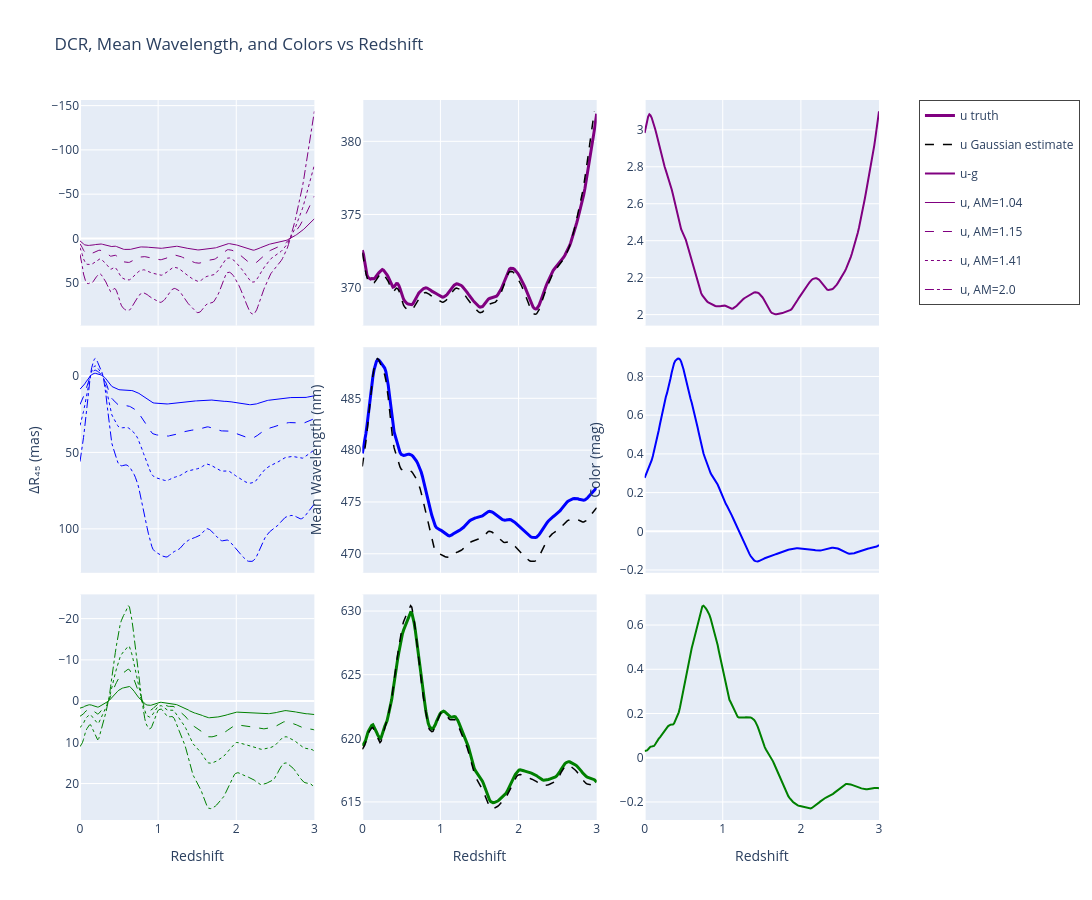

Here is the notebook cell this chart was saved with:
### Code cell
import numpy as np
import plotly.graph_objects as go
from plotly.subplots import make_subplots

# --- Setup ---
templates = generate_templates(reference_temperature=4500, sigma=100)

linestyles = {
    15: 'solid',
    30: 'dash',
    45: 'dot',
    60: 'dashdot'
}

filter_to_plot = ['u', 'g', 'r']
phot_colors = ['u-g', 'g-r', 'r-i']

nrows = len(filter_to_plot)
ncols = 3

fig = make_subplots(
    rows=nrows,
    cols=ncols,
    shared_xaxes=True,
    horizontal_spacing=0.06,
    vertical_spacing=0.03,
)

# --- Main loops ---
for i, band in enumerate(filter_to_plot):
    
    mask = ~np.isnan(DCR1[band][45][:,0])
    R0 = DCR1[band][45][mask][:,0] - DCR1[band][45][mask][:,1]

    # -------------------------------------------------------
    # Column 2: mean wavelength vs redshift
    # -------------------------------------------------------
    fig.add_trace(
        go.Scatter(
            x=redshifts[mask],
            y=mean_wavelength[band][mask],
            mode='lines',
            line=dict(color=colors[band], width=3),
            name=f"{band} truth",
            legendgroup=f"{band}_truth",
            showlegend=(i == 0)   # only show once
        ),
        row=i+1, col=2
    )
    
    fig.add_trace(
        go.Scatter(
            x=redshifts[mask],
            y=estimate_mean_wave(R0, band, *templates),
            mode='lines',
            line=dict(color='black', width=1.5, dash='dash'),
            name=f"{band} Gaussian estimate",
            legendgroup=f"{band}_estimate",
            showlegend=(i == 0)
        ),
        row=i+1, col=2
    )

    # -------------------------------------------------------
    # Column 3: colors (u-g, g-r, r-i)
    # -------------------------------------------------------
    fig.add_trace(
        go.Scatter(
            x=redshifts[mask],
            y=color_mags[phot_colors[i]][mask],
            mode='lines',
            line=dict(color=colors[band], width=2),
            name=f"{phot_colors[i]}",
            legendgroup=f"{phot_colors[i]}",
            showlegend=(i == 0)
        ),
        row=i+1, col=3
    )

    # -------------------------------------------------------
    # Column 1: ΔR for multiple zenith angles
    # -------------------------------------------------------
    for zen in zeniths:
        fig.add_trace(
            go.Scatter(
                x=redshifts[mask],
                y=(DCR1[band][zen][mask][:,0] - DCR1[band][zen][mask][:,1]) * 1000,
                mode='lines',
                line=dict(color=colors[band], width=1.0, dash=linestyles[zen]),
                name=f"{band}, AM={np.round(1/np.cos(zen*np.pi/180),2)}",
                legendgroup=f"{band}_{zen}",
                showlegend=(i == 0)
            ),
            row=i+1, col=1
        )

    # Invert y-axis for ΔR column
    fig.update_yaxes(autorange="reversed", row=i+1, col=1)

    # Same y-limits
    fig.update_yaxes(range=[120, -80], row=i+1, col=1)

# -------------------------------------------------------
# Global axis labels (equivalent to Matplotlib version)
# -------------------------------------------------------

# Central row y-labels
for col, label in zip([1,2,3], [
    r"ΔR₄₅ (mas)",
    "Mean Wavelength (nm)",
    "Color (mag)"
]):
    fig.update_yaxes(title_text=label, row=nrows//2 + 1, col=col)

# Bottom row x-labels
for col in [1,2,3]:
    fig.update_xaxes(title_text="Redshift", row=nrows, col=col)

# -------------------------------------------------------
# Figure layout
# -------------------------------------------------------
fig.update_layout(
    width=1500,
    height=900,
    title="DCR, Mean Wavelength, and Colors vs Redshift",
    legend=dict(
        x=1.05,
        y=1.0,
        borderwidth=1,
        bgcolor="rgba(255,255,255,0.7)"
    )
)

fig.show()

### Figure 1 — Plotly figure (JSON) as saved in the notebook; plotly's stock layout.template omitted (floating-point values rounded to 4 significant figures; data arrays with more than 128 entries replaced by an {"elided": "..."} marker saying what was removed)
{"data": [{"legendgroup": "u_truth", "line": {"color": "purple", "width": 3}, "mode": "lines", "name": "u truth", "showlegend": true, "type": "scatter", "x": {"elided": "200 float values"}, "xaxis": "x2", "y": {"elided": "200 float values"}, "yaxis": "y2"}, {"legendgroup": "u_estimate", "line": {"color": "black", "dash": "dash", "width": 1.5}, "mode": "lines", "name": "u Gaussian estimate", "showlegend": true, "type": "scatter", "x": {"elided": "200 float values"}, "xaxis": "x2", "y": {"elided": "200 float values"}, "yaxis": "y2"}, {"legendgroup": "u-g", "line": {"color": "purple", "width": 2}, "mode": "lines", "name": "u-g", "showlegend": true, "type": "scatter", "x": {"elided": "200 float values"}, "xaxis": "x3", "y": {"elided": "200 float values"}, "yaxis": "y3"}, {"legendgroup": "u_15", "line": {"color": "purple", "dash": "solid", "width": 1}, "mode": "lines", "name": "u, AM=1.04", "showlegend": true, "type": "scatter", "x": {"elided": "200 float values"}, "xaxis": "x", "y": {"elided": "200 float values"}, "yaxis": "y"}, {"legendgroup": "u_30", "line": {"color": "purple", "dash": "dash", "width": 1}, "mode": "lines", "name": "u, AM=1.15", "showlegend": true, "type": "scatter", "x": {"elided": "200 float values"}, "xaxis": "x", "y": {"elided": "200 float values"}, "yaxis": "y"}, {"legendgroup": "u_45", "line": {"color": "purple", "dash": "dot", "width": 1}, "mode": "lines", "name": "u, AM=1.41", "showlegend": true, "type": "scatter", "x": {"elided": "200 float values"}, "xaxis": "x", "y": {"elided": "200 float values"}, "yaxis": "y"}, {"legendgroup": "u_60", "line": {"color": "purple", "dash": "dashdot", "width": 1}, "mode": "lines", "name": "u, AM=2.0", "showlegend": true, "type": "scatter", "x": {"elided": "200 float values"}, "xaxis": "x", "y": {"elided": "200 float values"}, "yaxis": "y"}, {"legendgroup": "g_truth", "line": {"color": "blue", "width": 3}, "mode": "lines", "name": "g truth", "showlegend": false, "type": "scatter", "x": {"elided": "200 float values"}, "xaxis": "x5", "y": {"elided": "200 float values"}, "yaxis": "y5"}, {"legendgroup": "g_estimate", "line": {"color": "black", "dash": "dash", "width": 1.5}, "mode": "lines", "name": "g Gaussian estimate", "showlegend": false, "type": "scatter", "x": {"elided": "200 float values"}, "xaxis": "x5", "y": {"elided": "200 float values"}, "yaxis": "y5"}, {"legendgroup": "g-r", "line": {"color": "blue", "width": 2}, "mode": "lines", "name": "g-r", "showlegend": false, "type": "scatter", "x": {"elided": "200 float values"}, "xaxis": "x6", "y": {"elided": "200 float values"}, "yaxis": "y6"}, {"legendgroup": "g_15", "line": {"color": "blue", "dash": "solid", "width": 1}, "mode": "lines", "name": "g, AM=1.04", "showlegend": false, "type": "scatter", "x": {"elided": "200 float values"}, "xaxis": "x4", "y": {"elided": "200 float values"}, "yaxis": "y4"}, {"legendgroup": "g_30", "line": {"color": "blue", "dash": "dash", "width": 1}, "mode": "lines", "name": "g, AM=1.15", "showlegend": false, "type": "scatter", "x": {"elided": "200 float values"}, "xaxis": "x4", "y": {"elided": "200 float values"}, "yaxis": "y4"}, {"legendgroup": "g_45", "line": {"color": "blue", "dash": "dot", "width": 1}, "mode": "lines", "name": "g, AM=1.41", "showlegend": false, "type": "scatter", "x": {"elided": "200 float values"}, "xaxis": "x4", "y": {"elided": "200 float values"}, "yaxis": "y4"}, {"legendgroup": "g_60", "line": {"color": "blue", "dash": "dashdot", "width": 1}, "mode": "lines", "name": "g, AM=2.0", "showlegend": false, "type": "scatter", "x": {"elided": "200 float values"}, "xaxis": "x4", "y": {"elided": "200 float values"}, "yaxis": "y4"}, {"legendgroup": "r_truth", "line": {"color": "green", "width": 3}, "mode": "lines", "name": "r truth", "showlegend": false, "type": "scatter", "x": {"elided": "200 float values"}, "xaxis": "x8", "y": {"elided": "200 float values"}, "yaxis": "y8"}, {"legendgroup": "r_estimate", "line": {"color": "black", "dash": "dash", "width": 1.5}, "mode": "lines", "name": "r Gaussian estimate", "showlegend": false, "type": "scatter", "x": {"elided": "200 float values"}, "xaxis": "x8", "y": {"elided": "200 float values"}, "yaxis": "y8"}, {"legendgroup": "r-i", "line": {"color": "green", "width": 2}, "mode": "lines", "name": "r-i", "showlegend": false, "type": "scatter", "x": {"elided": "200 float values"}, "xaxis": "x9", "y": {"elided": "200 float values"}, "yaxis": "y9"}, {"legendgroup": "r_15", "line": {"color": "green", "dash": "solid", "width": 1}, "mode": "lines", "name": "r, AM=1.04", "showlegend": false, "type": "scatter", "x": {"elided": "200 float values"}, "xaxis": "x7", "y": {"elided": "200 float values"}, "yaxis": "y7"}, {"legendgroup": "r_30", "line": {"color": "green", "dash": "dash", "width": 1}, "mode": "lines", "name": "r, AM=1.15", "showlegend": false, "type": "scatter", "x": {"elided": "200 float values"}, "xaxis": "x7", "y": {"elided": "200 float values"}, "yaxis": "y7"}, {"legendgroup": "r_45", "line": {"color": "green", "dash": "dot", "width": 1}, "mode": "lines", "name": "r, AM=1.41", "showlegend": false, "type": "scatter", "x": {"elided": "200 float values"}, "xaxis": "x7", "y": {"elided": "200 float values"}, "yaxis": "y7"}, {"legendgroup": "r_60", "line": {"color": "green", "dash": "dashdot", "width": 1}, "mode": "lines", "name": "r, AM=2.0", "showlegend": false, "type": "scatter", "x": {"elided": "200 float values"}, "xaxis": "x7", "y": {"elided": "200 float values"}, "yaxis": "y7"}], "layout": {"height": 900, "legend": {"bgcolor": "rgba(255,255,255,0.7)", "borderwidth": 1, "x": 1.05, "y": 1}, "title": {"text": "DCR, Mean Wavelength, and Colors vs Redshift"}, "width": 1500, "xaxis": {"anchor": "y", "domain": [0, 0.2933], "matches": "x7", "showticklabels": false}, "xaxis2": {"anchor": "y2", "domain": [0.3533, 0.6467], "matches": "x8", "showticklabels": false}, "xaxis3": {"anchor": "y3", "domain": [0.7067, 1], "matches": "x9", "showticklabels": false}, "xaxis4": {"anchor": "y4", "domain": [0, 0.2933], "matches": "x7", "showticklabels": false}, "xaxis5": {"anchor": "y5", "domain": [0.3533, 0.6467], "matches": "x8", "showticklabels": false}, "xaxis6": {"anchor": "y6", "domain": [0.7067, 1], "matches": "x9", "showticklabels": false}, "xaxis7": {"anchor": "y7", "domain": [0, 0.2933], "title": {"text": "Redshift"}}, "xaxis8": {"anchor": "y8", "domain": [0.3533, 0.6467], "title": {"text": "Redshift"}}, "xaxis9": {"anchor": "y9", "domain": [0.7067, 1], "title": {"text": "Redshift"}}, "yaxis": {"anchor": "x", "autorange": "reversed", "domain": [0.6867, 1.0], "range": [120, -80]}, "yaxis2": {"anchor": "x2", "domain": [0.6867, 1.0]}, "yaxis3": {"anchor": "x3", "domain": [0.6867, 1.0]}, "yaxis4": {"anchor": "x4", "autorange": "reversed", "domain": [0.3433, 0.6567], "range": [120, -80], "title": {"text": "ΔR₄₅ (mas)"}}, "yaxis5": {"anchor": "x5", "domain": [0.3433, 0.6567], "title": {"text": "Mean Wavelength (nm)"}}, "yaxis6": {"anchor": "x6", "domain": [0.3433, 0.6567], "title": {"text": "Color (mag)"}}, "yaxis7": {"anchor": "x7", "autorange": "reversed", "domain": [0, 0.3133], "range": [120, -80]}, "yaxis8": {"anchor": "x8", "domain": [0, 0.3133]}, "yaxis9": {"anchor": "x9", "domain": [0, 0.3133]}}}
